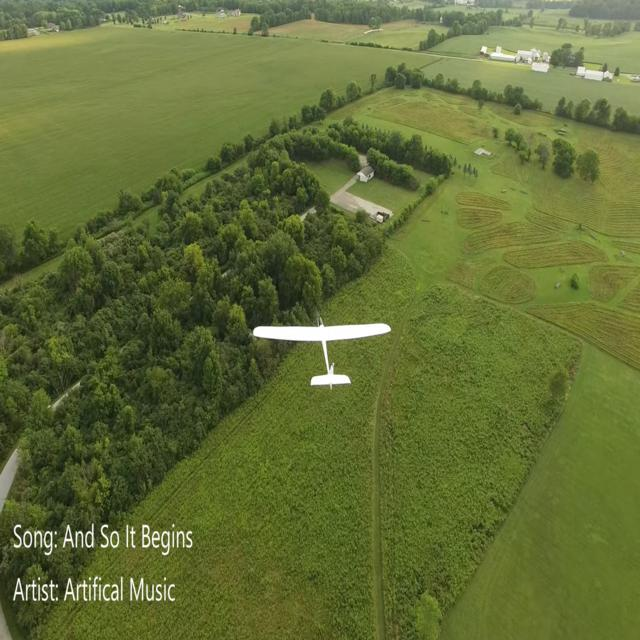
#> input picture yolo/calib_images_resized/image1.jpg, 640 x 640 px, given in place of the camera
$ python laptop_kamerasi.py
#> lines starting #> are read from the running program, lines starting #| are printed output that depends on the picture
import cv2
import numpy as np

# Initialize computer camera
cap = cv2.VideoCapture(0)

object_detector = cv2.createBackgroundSubtractorMOG2(history=100, varThreshold=30)

class KalmanFilter:
    def __init__(self):
        # Initialize the Kalman Filter
        self.kalman = cv2.KalmanFilter(4, 2)
        self.kalman.transitionMatrix = np.array([[1., 0., 1., 0.],
                                                 [0., 1., 0., 1.],
                                                 [0., 0., 1., 0.],
                                                 [0., 0., 0., 1.]], np.float32)
        self.kalman.measurementMatrix = 1. * np.eye(2, 4, dtype=np.float32)
        self.kalman.processNoiseCov = 1e-5 * np.eye(4, 4, dtype=np.float32)
        self.kalman.measurementNoiseCov = 1e-3 * np.eye(2, 2, dtype=np.float32)
        self.kalman.errorCovPost = 1. * np.ones((4, 4), dtype=np.float32)
        self.kalman.statePost = 0.1 * np.random.randn(4, 1).astype(np.float32)

    def predict(self, measurement):
        # Predict the new state
        prediction = self.kalman.predict()
        self.kalman.correct(measurement)
        return prediction

class MeanShiftTracker:
    def __init__(self):
        # Initialize the Mean Shift Tracker
        self.term_crit = (cv2.TERM_CRITERIA_EPS | cv2.TERM_CRITERIA_COUNT, 10, 1)
        self.track_window = None

    def track(self, frame, roi_hist):
        # Convert the frame to HSV color space
        hsv = cv2.cvtColor(frame, cv2.COLOR_BGR2HSV)
        # Track the object using the Mean Shift algorithm
        back_proj = cv2.calcBackProject([hsv], [0], roi_hist, [0, 180], 1)
        ret, self.track_window = cv2.meanShift(back_proj, self.track_window, self.term_crit)
        return self.track_window

mean_shift_tracker = MeanShiftTracker()

kf = KalmanFilter()

if not cap.isOpened():
    print("Error: Could not open camera.")
    exit()

while True:
    ret, frame = cap.read()
#> frame is the input picture: shape (640, 640, 3); mean B, G, R 54.6, 110.2, 98.2
    if not ret:
        print("Error: Could not read frame.")
        break

    # Convert BGR to RGB
    frame_rgb = cv2.cvtColor(frame, cv2.COLOR_BGR2RGB)

    # Convert to grayscale (intensity-based)
    gray = cv2.cvtColor(frame, cv2.COLOR_BGR2GRAY)
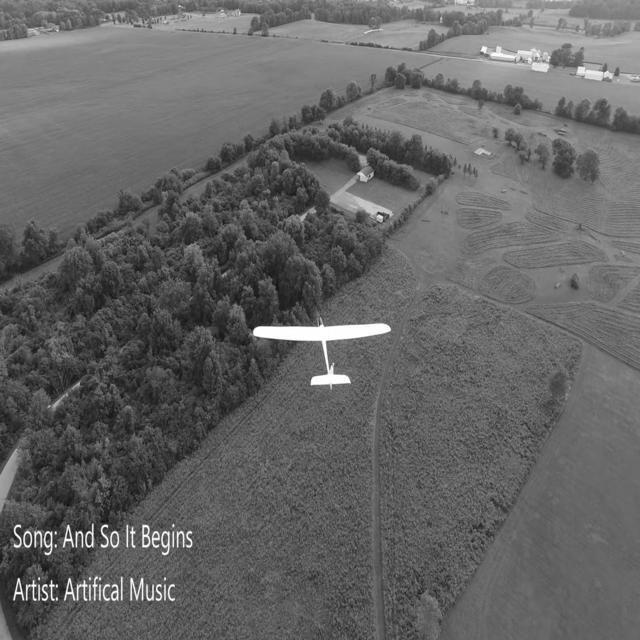
#> gray: shape (640, 640); min 8, max 255, mean 100.3

    # Apply a false thermal colormap (e.g., COLORMAP_JET)
    thermal = cv2.applyColorMap(gray, cv2.COLORMAP_JET)
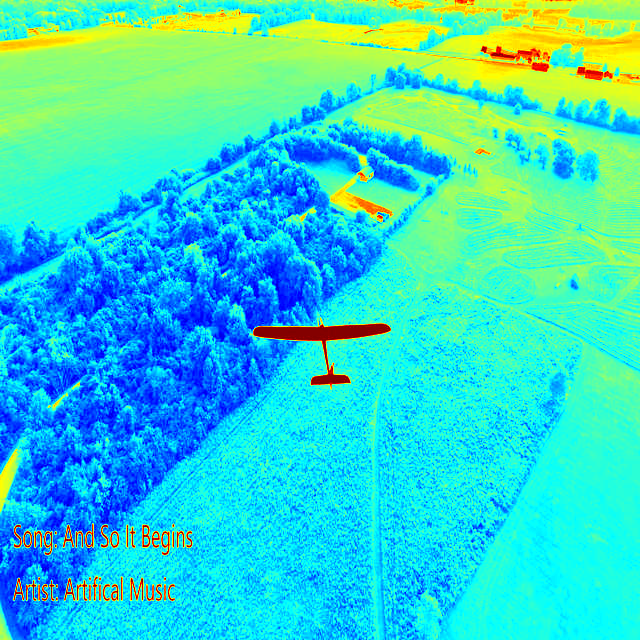
#> thermal: shape (640, 640, 3); mean B, G, R 202.3, 212.3, 52.5

    # Object detection
    mask = object_detector.apply(thermal)
#> mask: shape (640, 640); every value is 127
    _, mask = cv2.threshold(mask, 254, 255, cv2.THRESH_BINARY)
#> mask: shape (640, 640); every value is 0
    contours, _ = cv2.findContours(mask, cv2.RETR_EXTERNAL, cv2.CHAIN_APPROX_SIMPLE)
#> contours = []
    for cnt in contours:
        area = cv2.contourArea(cnt)
        if area > 100:
            x, y, w, h = cv2.boundingRect(cnt)
            measurement = np.array([[np.float32(x + w / 2)], [np.float32(y + h / 2)]], dtype=np.float32)
            prediction = kf.predict(measurement)
            pred_x, pred_y = int(prediction[0]), int(prediction[1])
            cv2.rectangle(frame, (x, y), (x + w, y + h), (0, 255, 0), 3)
            cv2.putText(frame, 'Object', (x, y - 10), cv2.FONT_HERSHEY_SIMPLEX, 0.9, (0, 255, 0), 2)
            cv2.circle(frame, (pred_x, pred_y), 5, (0, 0, 255), -1)  # Draw the predicted point

            # Initialize the Mean Shift Tracker with the first detected object
            if mean_shift_tracker.track_window is None:
                mean_shift_tracker.track_window = (x, y, w, h)
                roi = frame[y:y+h, x:x+w]
                hsv_roi = cv2.cvtColor(roi, cv2.COLOR_BGR2HSV)
                roi_hist = cv2.calcHist([hsv_roi], [0], None, [180], [0, 180])
                cv2.normalize(roi_hist, roi_hist, 0, 255, cv2.NORM_MINMAX)
            else:
                mean_shift_tracker.track_window = (x, y, w, h)
                track_window = mean_shift_tracker.track(frame, roi_hist)
                # Draw the tracking window
                x, y, w, h = track_window
                cv2.rectangle(frame, (x, y), (x + w, y + h), (255, 0, 0), 3)
                cv2.putText(frame, 'Mean Shift', (x, y - 10), cv2.FONT_HERSHEY_SIMPLEX, 0.9, (255, 0, 0), 2)
#> this loop made 0 passes

    cv2.imshow('Frame', frame)

    # Show the result
    cv2.imshow("Pseudo Thermal Camera", thermal)

    if cv2.waitKey(1) == ord('q'):
#> (key q is pressed here)
        break

cap.release()
cv2.destroyAllWindows()

$ run again, on yolo/calib_images_resized/image10.jpg
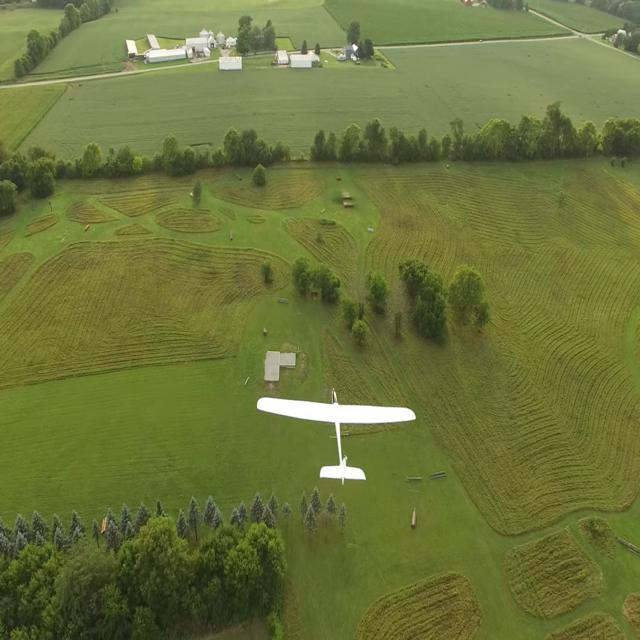
#> input picture yolo/calib_images_resized/image10.jpg, 640 x 640 px, given in place of the camera
#> frame is the input picture: shape (640, 640, 3); mean B, G, R 58.6, 115.5, 107.3
#> `gray = cv2.cvtColor(frame, cv2.COLOR_BGR2GRAY)`:
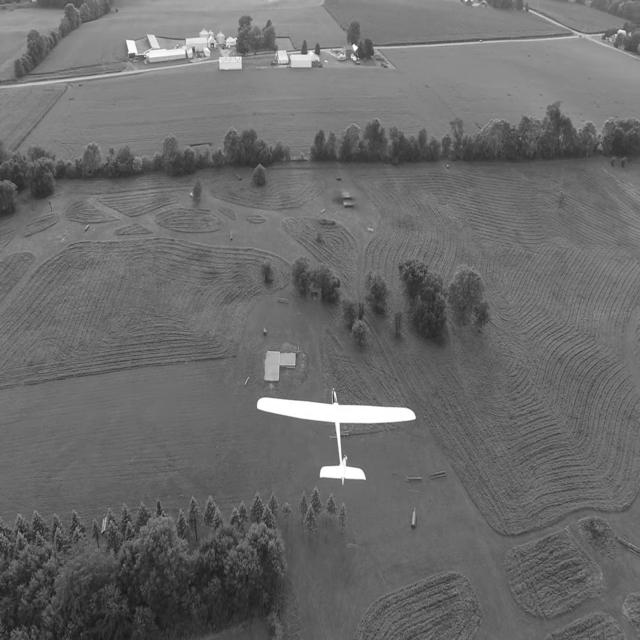
#> gray: shape (640, 640); min 20, max 255, mean 106.5
#> `thermal = cv2.applyColorMap(gray, cv2.COLORMAP_JET)`:
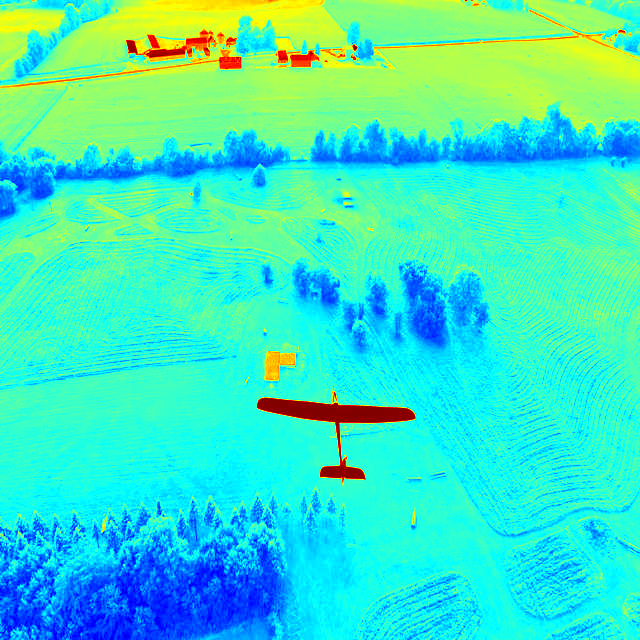
#> thermal: shape (640, 640, 3); mean B, G, R 195, 230.2, 59.8
#> contours = []

$ run again, on yolo/calib_images_resized/image100.jpg
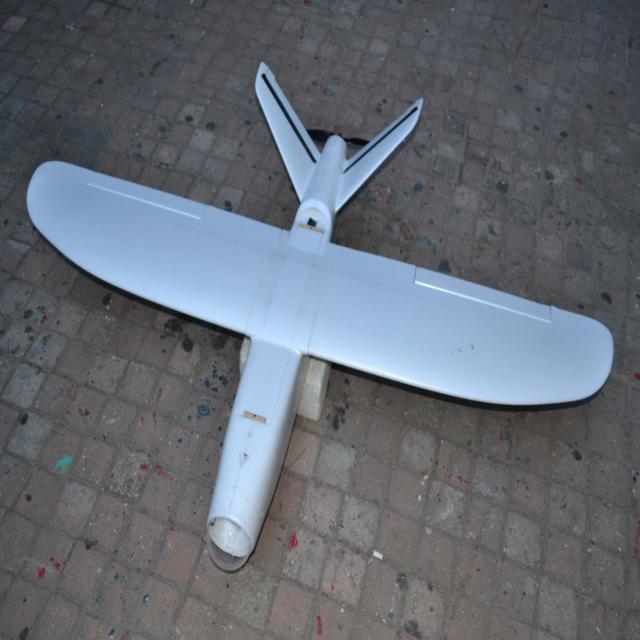
#> input picture yolo/calib_images_resized/image100.jpg, 640 x 640 px, given in place of the camera
#> frame is the input picture: shape (640, 640, 3); mean B, G, R 114.7, 105.9, 100.4
#> `gray = cv2.cvtColor(frame, cv2.COLOR_BGR2GRAY)`:
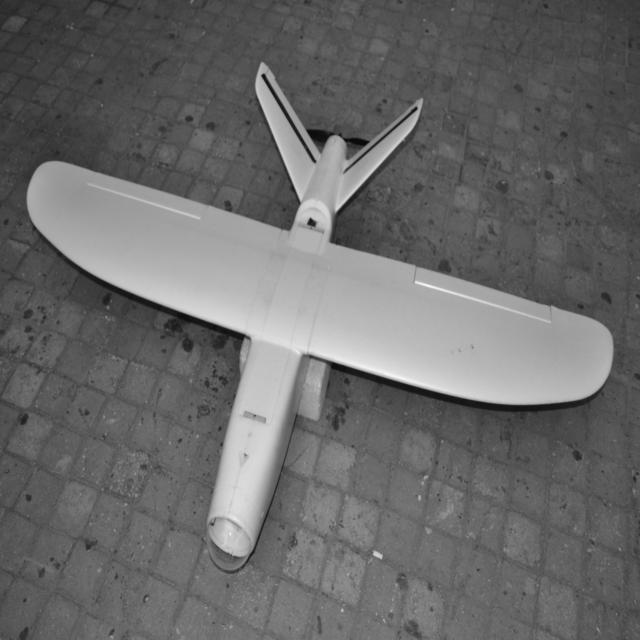
#> gray: shape (640, 640); min 1, max 250, mean 105.2
#> `thermal = cv2.applyColorMap(gray, cv2.COLORMAP_JET)`:
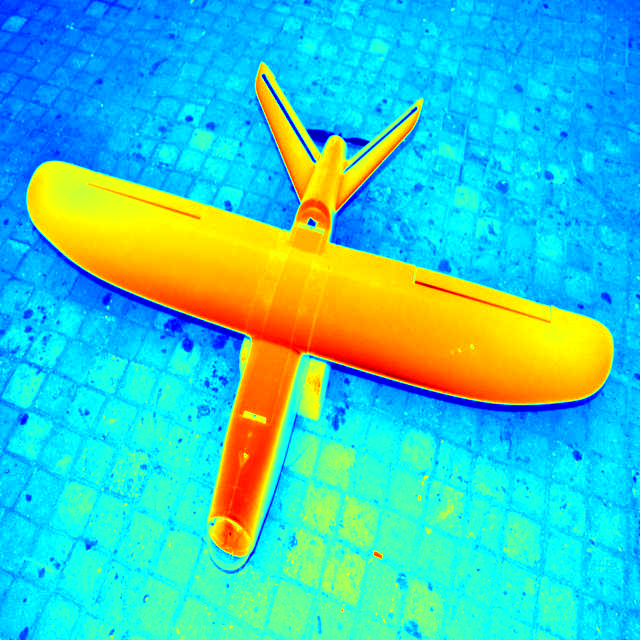
#> thermal: shape (640, 640, 3); mean B, G, R 192.2, 199.8, 62.8
#> contours = []

$ run again, on yolo/calib_images_resized/image11.jpg
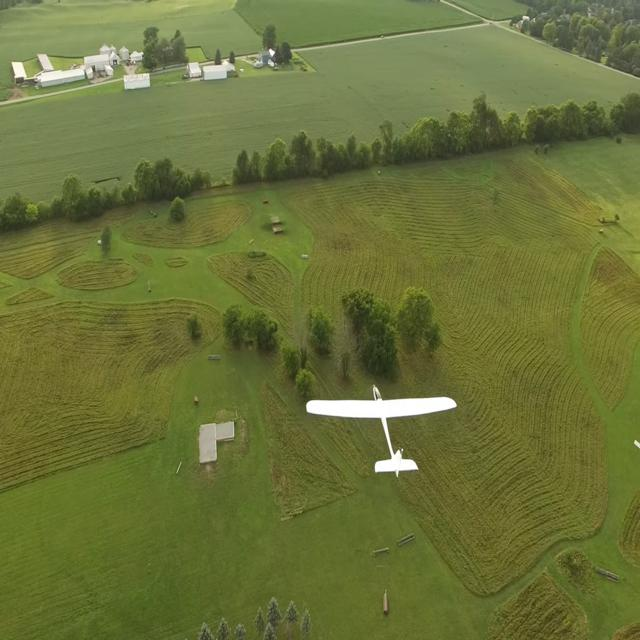
#> input picture yolo/calib_images_resized/image11.jpg, 640 x 640 px, given in place of the camera
#> frame is the input picture: shape (640, 640, 3); mean B, G, R 57.4, 114.3, 106.3
#> `gray = cv2.cvtColor(frame, cv2.COLOR_BGR2GRAY)`:
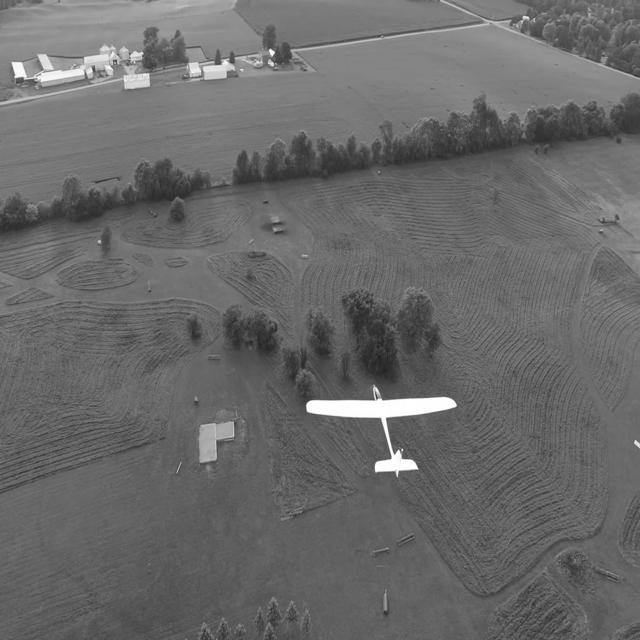
#> gray: shape (640, 640); min 29, max 255, mean 105.4
#> `thermal = cv2.applyColorMap(gray, cv2.COLORMAP_JET)`:
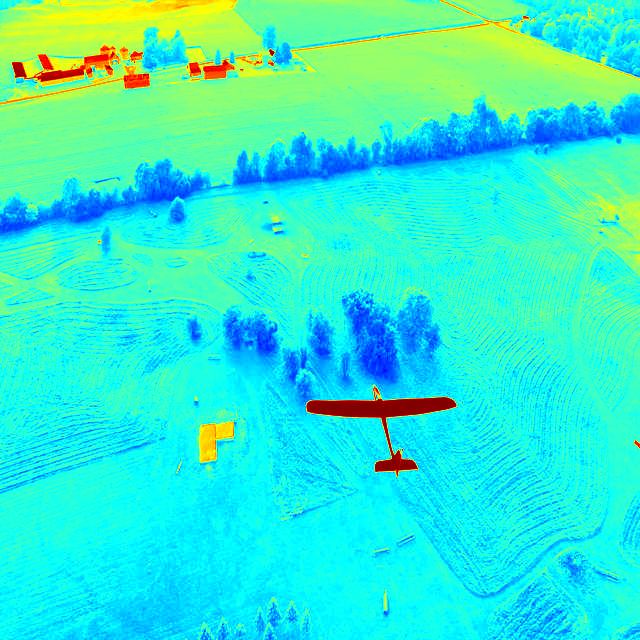
#> thermal: shape (640, 640, 3); mean B, G, R 205, 235.8, 49.7
#> contours = []
